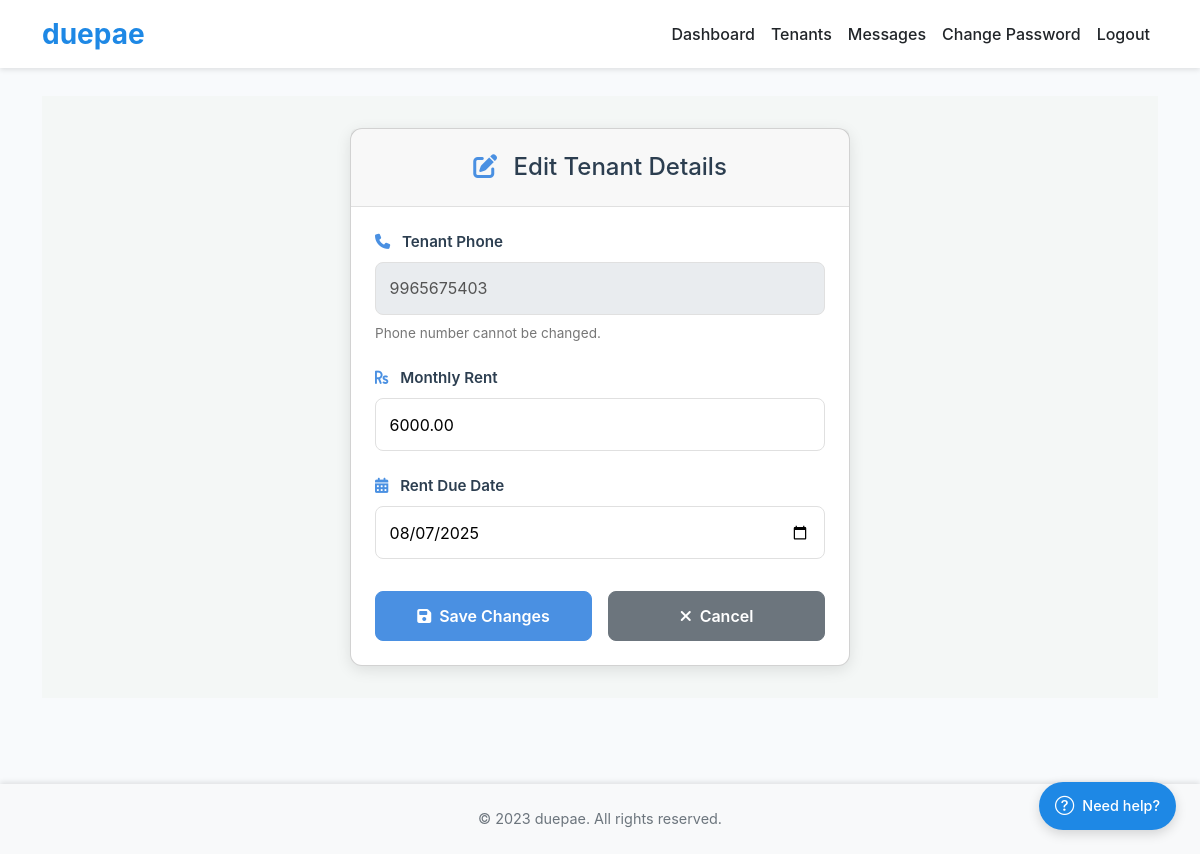
Screenshot of /owner/edit_tenant/1 (signed in) with the database file from the repository.
### app.py (models this page shows, shortened)
class User(db.Model):
    id = db.Column(db.Integer, primary_key=True)
    role = db.Column(db.String(20), nullable=False)
    username = db.Column(db.String(80), unique=True, nullable=False)
    full_name = db.Column(db.String(120), nullable=False)
    phone = db.Column(db.String(20), unique=True, nullable=False)
    upi_id = db.Column(db.String(120), nullable=True)
    password_hash = db.Column(db.String(255), nullable=False)
    is_active = db.Column(db.Boolean, default=True)
    subscription_end = db.Column(db.Date, nullable=True)
    whatsapp_enabled = db.Column(db.Boolean, default=True)
    owned_properties = relationship("Property", back_populates="owner")
    tenancies_as_tenant = relationship("Tenancy", foreign_keys="Tenancy.tenant_id", back_populates="tenant")
    tenancies_as_owner = relationship("Tenancy", foreign_keys="Tenancy.owner_id", back_populates="owner_user")
    sent_messages = relationship("Message", foreign_keys="Message.sender_id", back_populates="sender")
    received_messages = relationship("Message", foreign_keys="Message.receiver_id", back_populates="receiver")

class Tenancy(db.Model):
    id = db.Column(db.Integer, primary_key=True)
    owner_id = db.Column(db.Integer, db.ForeignKey('user.id'), nullable=False)
    tenant_id = db.Column(db.Integer, db.ForeignKey('user.id'), nullable=False)
    property_id = db.Column(db.Integer, db.ForeignKey('property.id'), nullable=False)
    rent_amount = db.Column(db.Numeric(10, 2), nullable=False)
    due_date = db.Column(db.Date, nullable=False)
    owner_user = relationship("User", foreign_keys=[owner_id], back_populates="tenancies_as_owner")
    tenant = relationship("User", foreign_keys=[tenant_id], back_populates="tenancies_as_tenant")
    property = relationship("Property", back_populates="tenancies")
    payments = relationship("Payment", back_populates="tenancy")

### app.py (the view)
@app.route('/owner/edit_tenant/<int:tenancy_id>', methods=['GET', 'POST'])
@owner_required
@subscription_required
def edit_tenant(tenancy_id):
    tenancy = Tenancy.query.get_or_404(tenancy_id)
    if tenancy.owner_id != current_user().id:
        abort(403)
    if request.method == 'POST':
        tenancy.rent_amount = float(request.form['rent_amount'])
        tenancy.due_date = dt.datetime.strptime(request.form['due_date'], "%Y-%m-%d").date()
        db.session.commit()
        flash("Tenancy updated successfully!", "success")
        return redirect(url_for('owner_dashboard'))
    return render_template('owner/edit_tenant.html', tenancy=tenancy)

### app.py (called while the page is built)
def current_user():
    if 'user_id' in session:
        return User.query.get(session['user_id'])
    return None

@app.before_request
def load_user():
    g.user = current_user()
    if g.user and g.user.role != 'admin':
        config = SystemConfig.query.first()
        if config and config.require_subscription and not g.user.has_active_subscription:
            flash("Your subscription has expired. Please renew to continue using our services.", "warning")

@app.context_processor
def inject_user():
    config = SystemConfig.query.first() or SystemConfig()
    unread_count = 0
    current_user_obj = current_user()
    if current_user_obj:
        unread_count = db.session.query(Message).filter_by(
            receiver_id=current_user_obj.id,
            is_read=False
        ).count()
    def to_local_time(utc_dt):
        if not utc_dt:
            return ""
        tz = pytz.timezone(app.config['APP_TIMEZONE'])
        return utc_dt.replace(tzinfo=pytz.utc).astimezone(tz)
    return dict(
        user=current_user_obj,
        current_user=current_user_obj,
        datetime=dt.datetime,
        config=config,
        unread_count=unread_count,
        to_local_time=to_local_time
    )

def owner_required(f):
    @wraps(f)
    def decorated(*args, **kwargs):
        user = current_user()
        if not user or user.role != 'owner':
            abort(403)
        return f(*args, **kwargs)
    return decorated

def subscription_required(f):
    @wraps(f)
    def decorated(*args, **kwargs):
        user = current_user()
        config = SystemConfig.query.first()
        if not user or user.role == 'admin':
            return f(*args, **kwargs)
        if config and config.require_subscription and not user.has_active_subscription:
            flash("You need an active subscription to access this feature", "danger")
            return redirect(url_for('subscription'))
        return f(*args, **kwargs)
    return decorated

### templates/owner/edit_tenant.html (shortened to what this page needs)
{% extends "base.html" %}
{% block extra_css %}
<link rel="stylesheet" href="{{ url_for('static', filename='css/owner.css') }}">
<link rel="stylesheet" href="https://cdnjs.cloudflare.com/ajax/libs/font-awesome/6.0.0-beta3/css/all.min.css">
{% endblock %}
{% block content %}
<div class="form-container-wrapper">
    <div class="card edit-tenant-form">
        <div class="card-header">
            <h2><i class="fas fa-edit"></i> Edit Tenant Details</h2>
        </div>
        <div class="card-body">
            <form method="POST">
                <div class="form-group">
                    <label for="tenant_phone"><i class="fas fa-phone"></i> Tenant Phone</label>
                    <input type="tel" id="tenant_phone" name="tenant_phone" value="{{ tenancy.tenant.phone }}" readonly disabled>
                    <small>Phone number cannot be changed.</small>
                </div>
                <div class="form-group">
                    <label for="rent_amount"><i class="fas fa-rupee-sign"></i> Monthly Rent</label>
                    <input type="number" id="rent_amount" name="rent_amount" step="0.01" value="{{ tenancy.rent_amount }}" required>
                </div>
                <div class="form-group">
                    <label for="due_date"><i class="fas fa-calendar-alt"></i> Rent Due Date</label>
                    <input type="date" id="due_date" name="due_date" value="{{ tenancy.due_date.strftime('%Y-%m-%d') }}" required>
                </div>
                <div class="form-actions">
                    <button type="submit" class="btn btn-primary"><i class="fas fa-save"></i> Save Changes</button>
                    <a href="{{ url_for('owner_dashboard') }}" class="btn btn-secondary"><i class="fas fa-times"></i> Cancel</a>
                </div>
            </form>
        </div>
    </div>
</div>
{% endblock %}

### static/css/style.css (style rules this page uses)
:root { --brand-blue: #1E88E5; --brand-green: #43A047; --text-dark: #212529; --footer-bg: #f8f9fa; --footer-text: #6c757d; --blue: #2563eb; --blue-dark: #1e40af; --blue-light: #93c5fd; --accent: #ec4899; --light: #f8fafc; --dark: #1e293b; --gray: #64748b; --success: #10b981; --warning: #f59e0b; }
* { margin: 0; padding: 0; box-sizing: border-box; }
body { padding-top: 4.5rem; font-family: 'Inter', -apple-system, BlinkMacSystemFont, sans-serif; background-color: var(--light); margin: 0; color: var(--dark); line-height: 1.5; }
.form-group { margin-bottom: 1.5rem; }
.form-group label { display: block; margin-bottom: 0.5rem; font-weight: 600; color: var(--dark); font-size: 0.95rem; }
.form-group input, .form-group select { width: 100%; padding: 0.9rem 1rem; border: 1px solid #e2e8f0; border-radius: 8px; font-size: 1rem; transition: all 0.2s ease; background-color: white; }
.btn { width: 100%; padding: 1rem; background-color: var(--blue); color: white; border: none; border-radius: 8px; font-size: 1rem; font-weight: 600; cursor: pointer; transition: all 0.2s ease; }

### static/css/owner.css (style rules this page uses)
:root { --primary-color: #4a90e2; --secondary-color: #50e3c2; --background-color: #f4f7f6; --card-background: #ffffff; --text-color: #333; --heading-color: #2c3e50; --border-color: #e0e0e0; --shadow-color: rgba(0, 0, 0, 0.1); }
.card { background-color: var(--card-background); border-radius: 12px; box-shadow: 0 4px 15px var(--shadow-color); transition: transform 0.3s ease, box-shadow 0.3s ease; }
.card-header { padding: 1.5rem; border-bottom: 1px solid var(--border-color); }
.card-header h2 { font-size: 1.5rem; color: var(--heading-color); margin: 0; }
.card-header h2 .fas { margin-right: 10px; color: var(--primary-color); }
.card-body { padding: 1.5rem; }
.form-container-wrapper { display: flex; justify-content: center; align-items: center; padding: 2rem; background-color: var(--background-color); }
.edit-tenant-form, .add-tenant-form { width: 100%; max-width: 500px; }
.edit-tenant-form .card-header h2, .add-tenant-form .card-header h2 { text-align: center; }
.edit-tenant-form .form-group, .add-tenant-form .form-group { margin-bottom: 1.5rem; }
.edit-tenant-form .form-group label, .add-tenant-form .form-group label { display: block; margin-bottom: 0.5rem; color: var(--heading-color); font-weight: 600; }
.edit-tenant-form .form-group label .fas, .add-tenant-form .form-group label .fas { margin-right: 8px; color: var(--primary-color); }
.edit-tenant-form .form-group input[type="tel"], .edit-tenant-form .form-group input[type="number"], .edit-tenant-form .form-group input[type="date"], .add-tenant-form .form-group input[type="text"], .add-tenant-form .form-group input[type="number"], .add-tenant-form .form-group input[type="date"], .add-tenant-form .form-group textarea { width: 100%; padding: 0.85rem; border: 1px solid var(--border-color); border-radius: 8px; font-size: 1rem; box-sizing: border-box; }
.edit-tenant-form .form-group input[readonly], .edit-tenant-form .form-group input[disabled] { background-color: #e9ecef; cursor: not-allowed; }
.edit-tenant-form .form-group small, .add-tenant-form .form-group small { display: block; margin-top: 0.5rem; color: #777; font-size: 0.85rem; }
.form-actions { display: flex; justify-content: flex-end; gap: 1rem; margin-top: 2rem; }
.btn { padding: 0.75rem 1.5rem; border-radius: 8px; font-size: 1rem; cursor: pointer; transition: background-color 0.3s ease, border-color 0.3s ease, color 0.3s ease; display: inline-flex; align-items: center; justify-content: center; gap: 8px; }
.btn-primary { background-color: var(--primary-color); color: white; border: 1px solid var(--primary-color); }
.btn-secondary { background-color: #6c757d; color: white; border: 1px solid #6c757d; }

### rows the page displays
User: tenant_phone "9965675403"
Tenancy: rent_amount "6000.00", due_date "08/07/2025"
